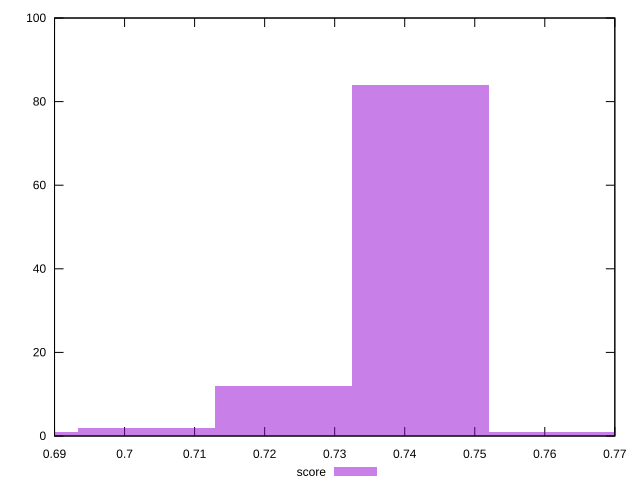

This chart was generated by the following gnuplot code:
reset

$score <<EOF
0.742252583039878 84
0.7617855457514537 1
0.7227196203283023 12
0.7031866576167265 2
0.6836536949051508 1
EOF

set key outside below
set boxwidth 0.019532962711575737
set xrange [0.69:0.77]
set yrange [0:100]
set trange [0:100]
set style fill transparent solid 0.5 noborder
set terminal svg size 640, 490 enhanced background rgb 'white'
set output "report/report_00029_2021-02-24T13-36-40.390Z/uses-rel-preconnect/samples/astro/score/histogram.svg"

plot $score title "score" with boxes

reset
